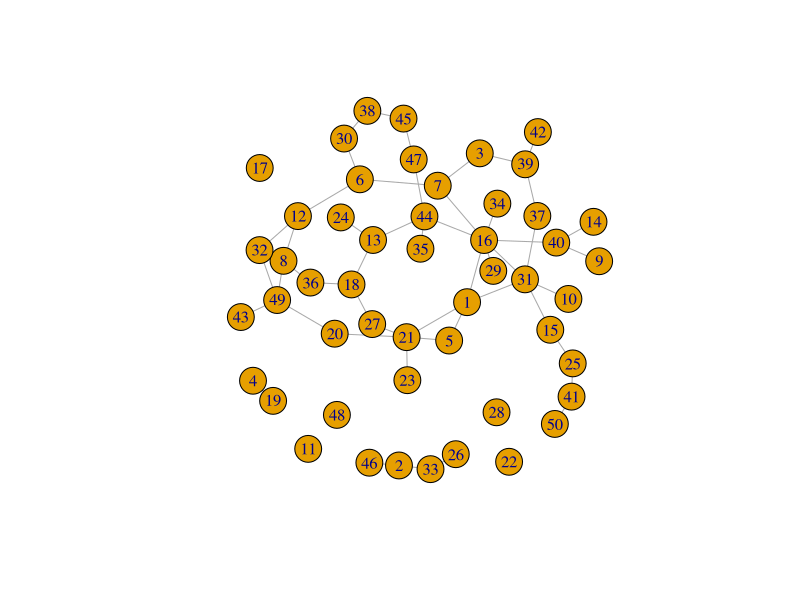
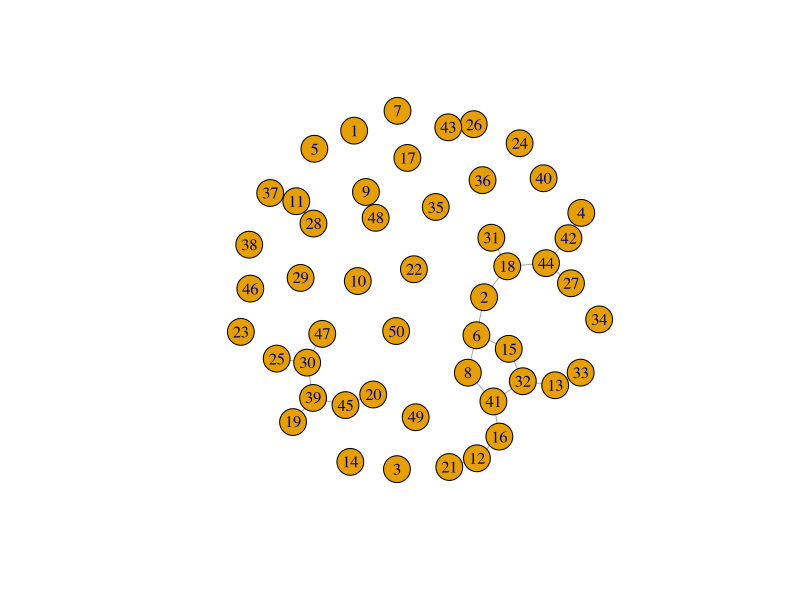
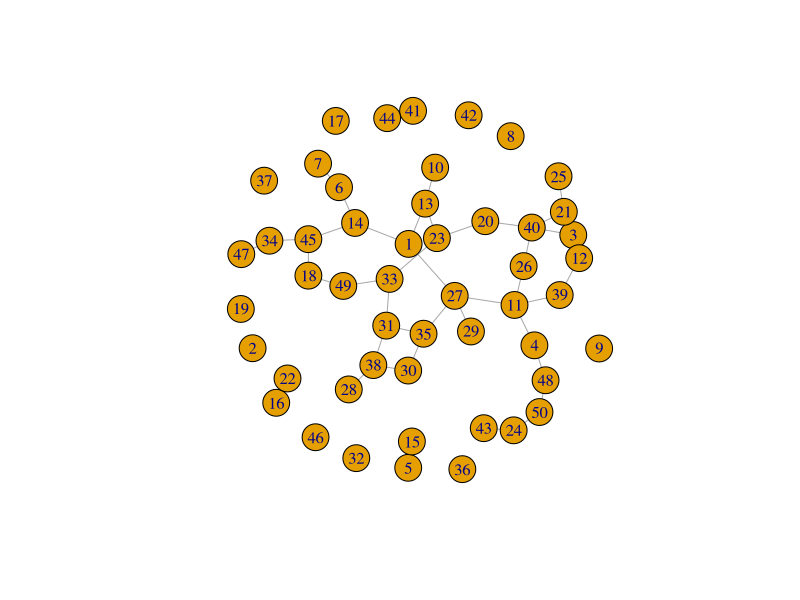
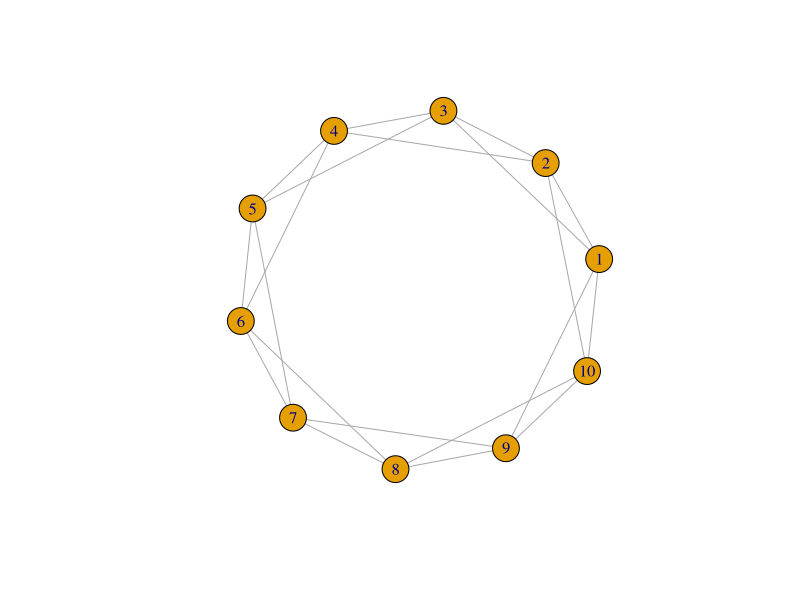
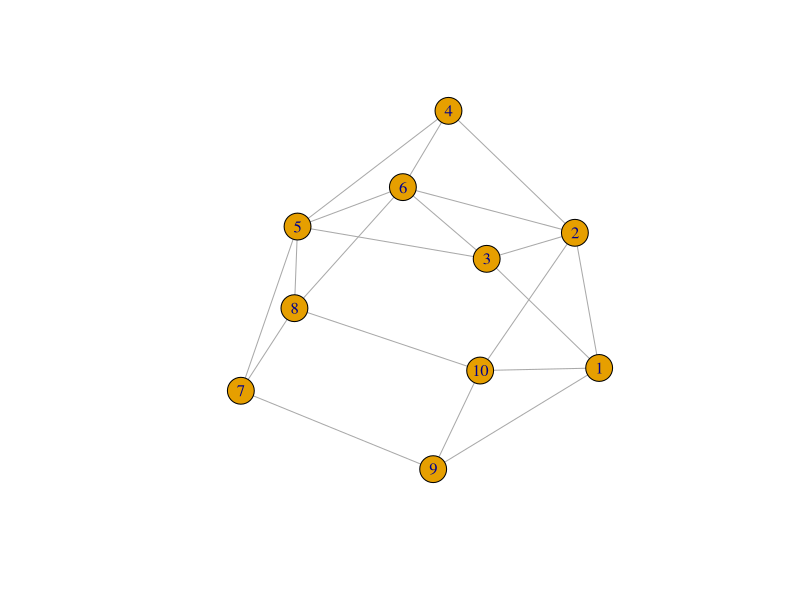
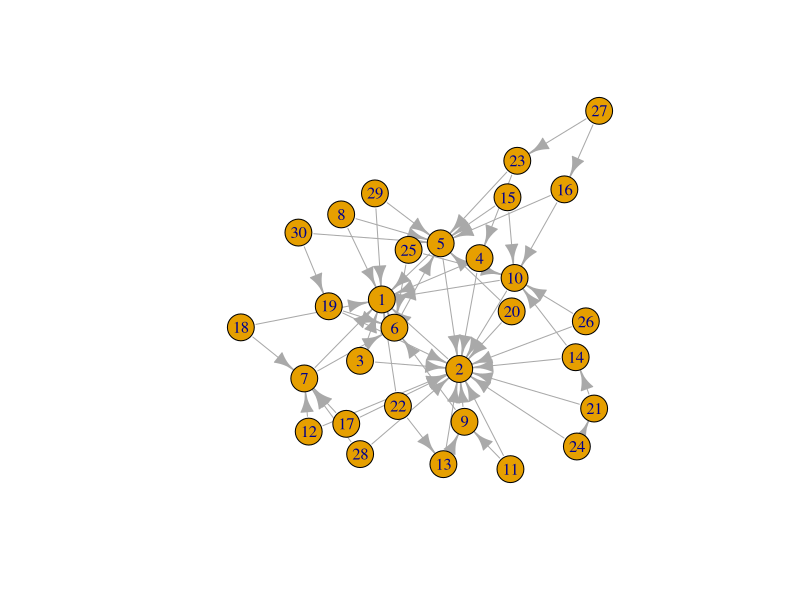
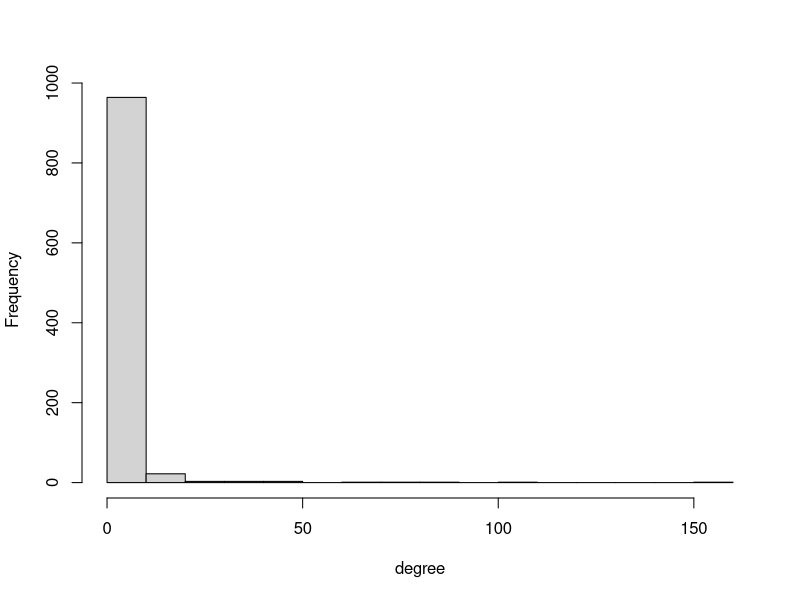
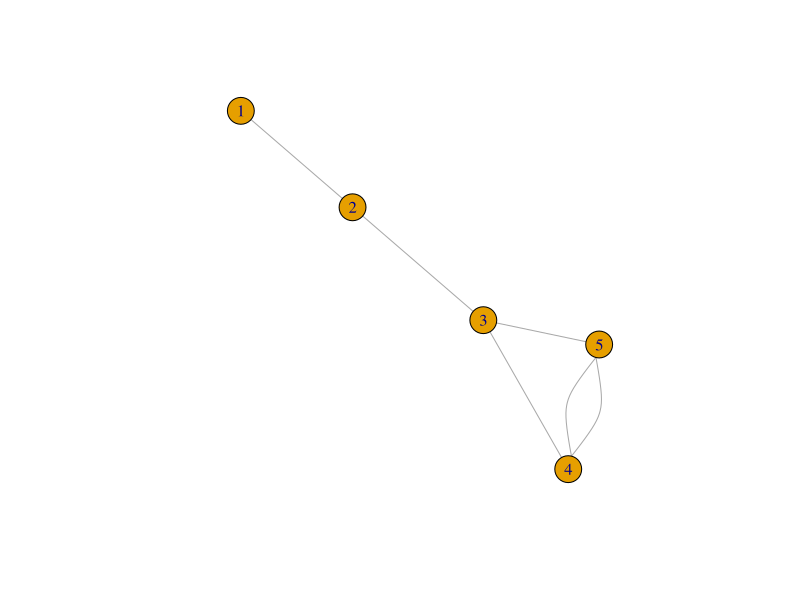

Reproduce these figures in R, in order.
## ---- chunk 1
library(dplyr)
library(tidygraph)
## ---- chunk 2
ergraph <- play_erdos_renyi(n=50,m=50,directed=F)
ergraph
plot(ergraph)
## ---- chunk 3
gilbertgraph <- play_erdos_renyi(n=50,p=1/50,directed=F)
gilbertgraph
plot(gilbertgraph)
## ---- chunk 4
gilbertgraph <- play_erdos_renyi(n=50,p=2/50,directed=F)
gilbertgraph
plot(gilbertgraph)
## ---- chunk 5
plot(play_smallworld(n_dim=1 , dim_size=10 , p_rewire=0, order=2))
## ---- chunk 6
plot(play_smallworld(n_dim=1 , dim_size=10 , p_rewire=0.1, order=2))
## ---- chunk 7
plot(play_barabasi_albert(n = 30, growth = 2, power=1))
## ---- chunk 8
hist(play_barabasi_albert(n = 1000, growth = 2, power=1) %>% activate(nodes) %>% mutate(degree=centrality_degree(mode = "in")) %>% pull(degree), main="", xlab="degree")
## ---- chunk 9
plot(play_degree(out_degree = c(1,2,3,3,3)))
## ---- chunk 10
plot(play_degree(out_degree = c(1,2,3,3,3), method="simple.no.multiple"))
## ---- chunk 11
g <- play_barabasi_albert(n = 30, growth = 2, power=1)
g %>% activate(nodes) %>% mutate(degree=centrality_degree(mode = "in")) %>% pull(degree) -> indegs
g %>% activate(nodes) %>% mutate(degree=centrality_degree(mode = "out")) %>% pull(degree) -> outdegs

plot(play_degree(in_degree = indegs, out_degree = outdegs, method="simple.no.multiple"))
## ---- chunk 12
pm <- cbind( c(.5, .01), c(.01, .5) )
plot(play_blocks(n=50, size_blocks = c(30,20), p_between = pm, directed=F))
